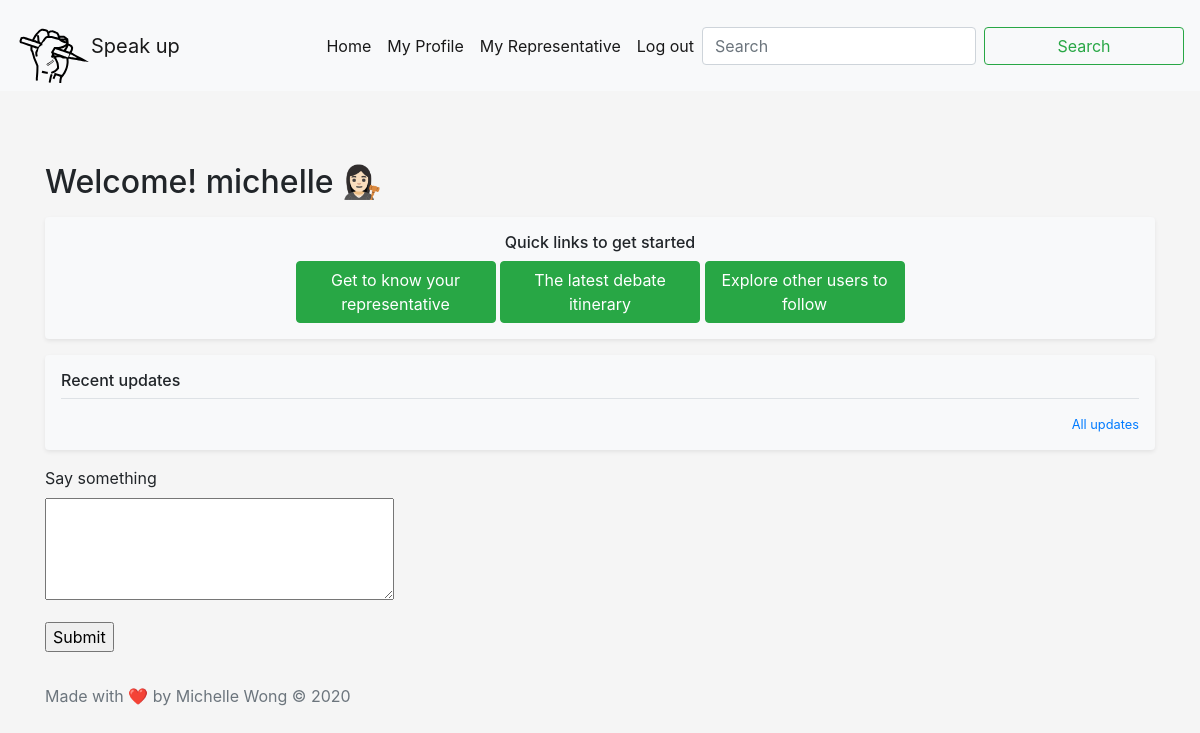
Before: /index (signed in) with the older database file.
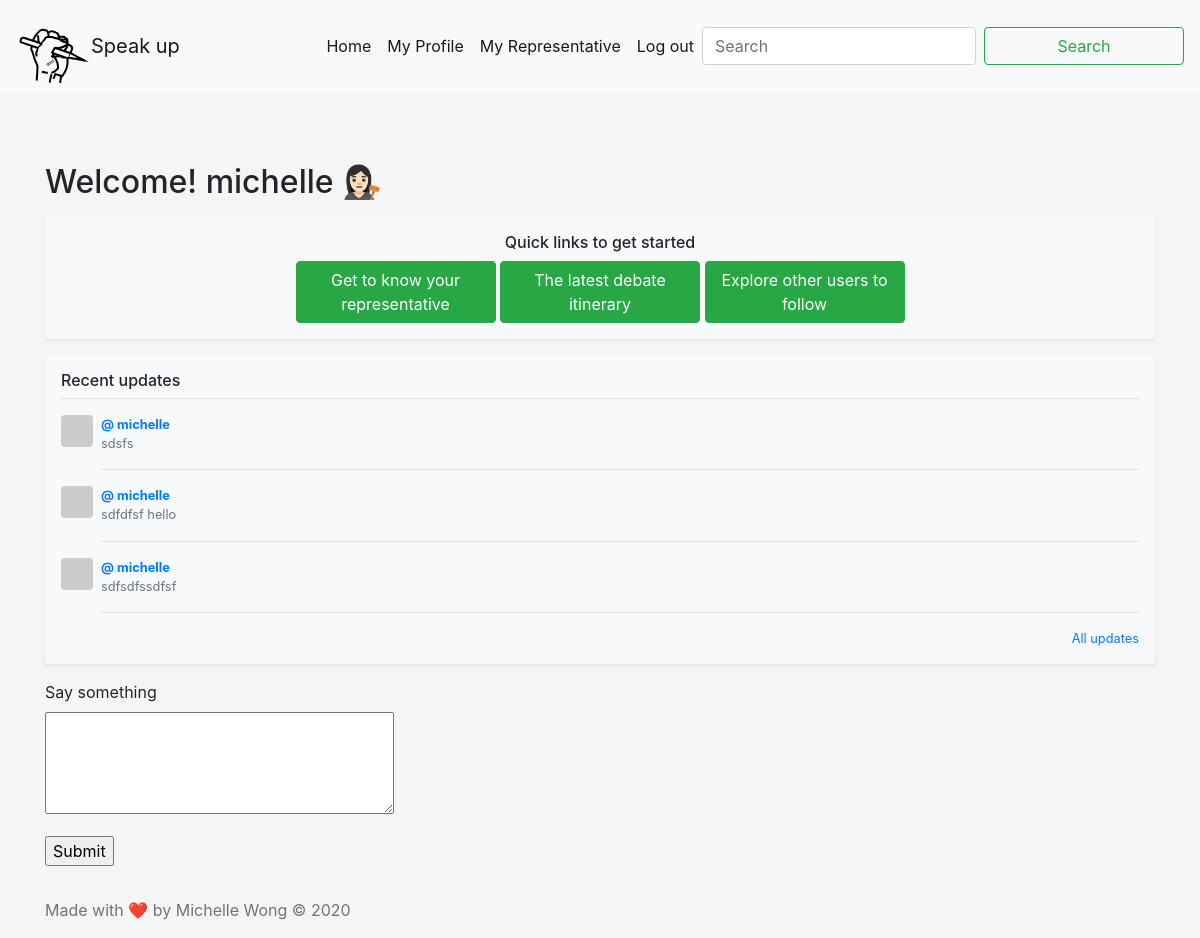
After: the same page with the newer database file.
### app/models.py (models this page shows, shortened)
class Post(db.Model):
    id = db.Column(db.Integer, primary_key=True)
    body = db.Column(db.String(140))
    timestamp = db.Column(db.DateTime, index=True, default=datetime.utcnow)
    user_id = db.Column(db.Integer, db.ForeignKey('user.id'))

class User(UserMixin, db.Model):
    id = db.Column(db.Integer, primary_key=True)
    username = db.Column(db.String(64), index=True, unique=True)
    email = db.Column(db.String(120), index=True, unique=True)
    password_hash = db.Column(db.String(128))
    posts = db.relationship('Post', backref='author', lazy='dynamic')
    about_me = db.Column(db.String(140))
    representative = db.Column(db.String(100))
    constituency = db.Column(db.String(100))
    postcode = db.Column(db.String(64))
    last_seen = db.Column(db.DateTime, default=datetime.utcnow)
    followed = db.relationship(
        'User', secondary=followers,
        primaryjoin=(followers.c.follower_id == id),
        secondaryjoin=(followers.c.followed_id == id),
        backref=db.backref('followers', lazy='dynamic'), lazy='dynamic')
    def avatar(self, size):
        digest = md5(self.email.lower().encode('utf-8')).hexdigest()
        return 'https://www.gravatar.com/avatar/{}?d=identicon&s={}'.format(
            digest, size)
    def followed_posts(self):
        followed = Post.query.join(
            followers, (followers.c.followed_id == Post.user_id)).filter(
                followers.c.follower_id == self.id)
        own = Post.query.filter_by(user_id=self.id)
        return followed.union(own).order_by(Post.timestamp.desc())

### app/routes.py (the view)
@app.route('/', methods=['GET', 'POST'])
@app.route('/index', methods=['GET', 'POST'])
@login_required
def index():
    form = PostForm()
    if form.validate_on_submit():
        post = Post(body=form.post.data, author=current_user)
        db.session.add(post)
        db.session.commit()
        flash('Your post is now live!')
        return redirect(url_for('index'))
    page = request.args.get('page', 1, type=int)
    posts = current_user.followed_posts().paginate(
        page, 3, False)
    return render_template('index.html', title='Home', form=form,
                           posts=posts.items)

### app/forms.py
class PostForm(FlaskForm):
    post = TextAreaField('Say something', validators=[DataRequired()])
    hidden = HiddenField("Field 2")
    submit = SubmitField('Submit')

### app/models.py (called while the page is built)
@login.user_loader
def load_user(id):
    return User.query.get(int(id))

### app/routes.py (called while the page is built)
@app.before_request
def before_request():
    if current_user.is_authenticated:
        current_user.last_seen = datetime.utcnow()
        db.session.commit()

### app/templates/index.html (shortened to what this page needs)
{% extends "navbar.html" %}
{% block content %}
<div class="row">
  <div class="col-lg-12">
    <br>
    <br>
    <br>
    <h2>Welcome! {{current_user.username}} 👩🏻‍⚖️</h2>
    <div class="my-3 p-3 bg-light text-center rounded box-shadow shadow-sm">
    <h6>Quick links to get started</h6>
    <button type="button" class="btn btn-success text-center">Get to know your representative</button>
    <button type="button" class="btn btn-success text-center">The latest debate itinerary</button>
    <button type="button" class="btn btn-success text-center">Explore other users to follow</button>
    </div>
    <div class="my-3 p-3 bg-light rounded box-shadow shadow-sm">
            <h6 class="border-bottom border-gray pb-2 mb-0">Recent updates</h6>
            {% for post in posts %}
                {% include '_post.html' %}
            {% endfor %}
    <small class="d-block text-right mt-3">
      <a href="#">All updates</a>
    </small>
  </div>
  <form action="" method="post">
       <p>
           {{ form.post.label }}<br>
           {{ form.post(cols=32, rows=4) }}<br>
       </p>
       <p>{{ form.submit() }}</p>
   </form>
</div>
</div>
{% endblock %}

### app/templates/_post.html
        <div class="media text-muted pt-3">
          <img data-src="holder.js/32x32?theme=thumb&amp;bg=007bff&amp;fg=007bff&amp;size=1" alt="32x32" class="mr-2 rounded" style="width: 32px; height: 32px;" src={{ post.author.avatar(36) }} data-holder-rendered="true">
          <p class="media-body pb-3 mb-0 small lh-125 border-bottom border-gray">
            <strong class="d-block text-gray-dark"><a href="{{ url_for('user', username=post.author.username) }}">@ {{post.author.username}}</a></strong>
          {{post.body}}
                  </p>
        </div>

Changed rows visible on the page:
added Post: author.username "michelle", body "sdsfs"
added Post: author.username "michelle", body "sdfdfsf hello"
added Post: author.username "michelle", body "sdfsdfssdfsf"
